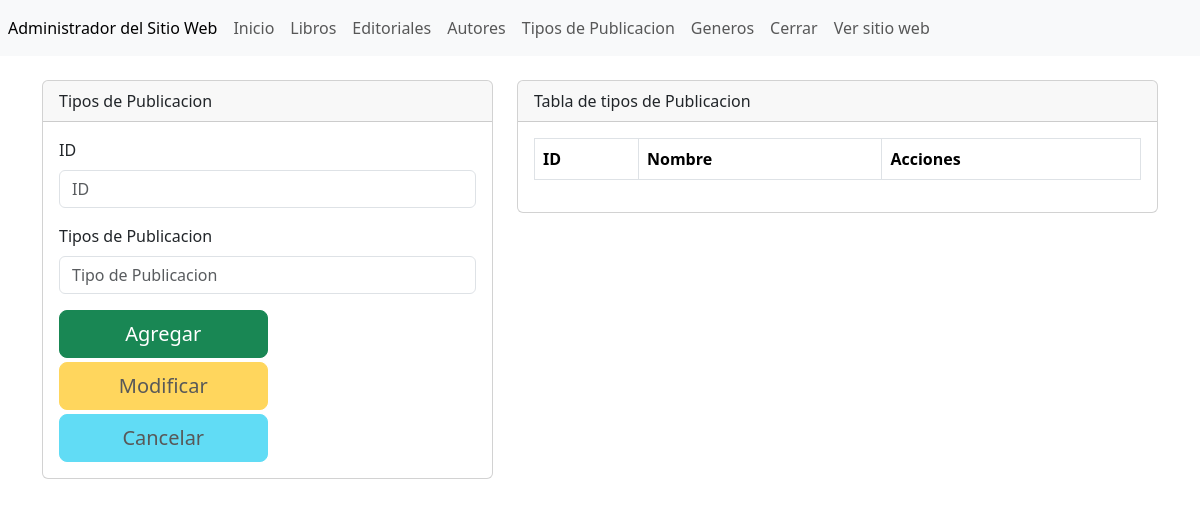
The page /administrador/seccion/tipos.php (signed in) on the database as committed earlier.
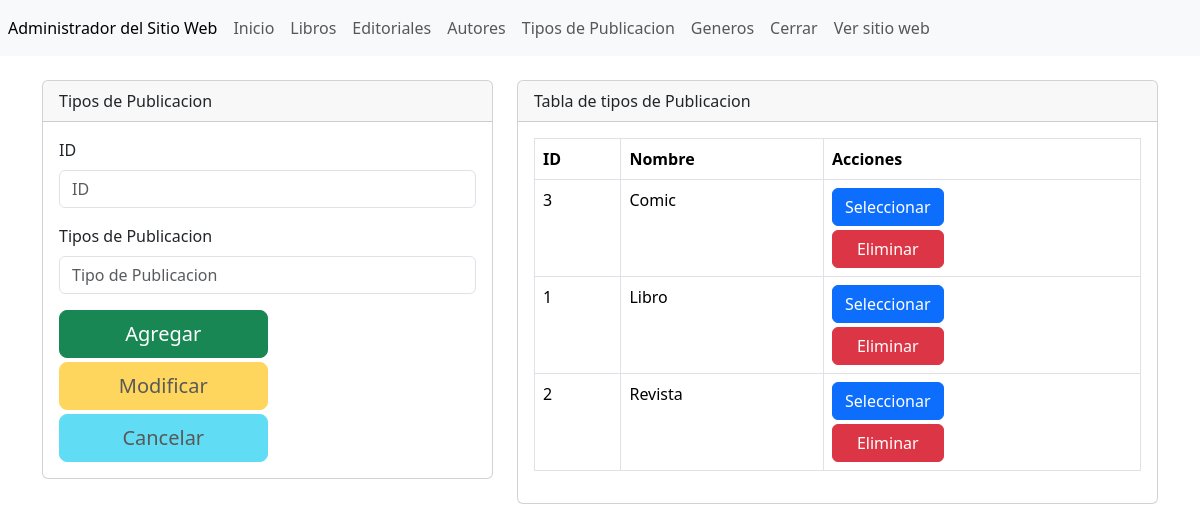
The same page on the database as committed later.
### tables this page shows
CREATE TABLE IF NOT EXISTS `tipopublicacion` (
  `id` int(11) NOT NULL AUTO_INCREMENT,
  `nombreTipo` varchar(255) NOT NULL,
  PRIMARY KEY (`id`),
  UNIQUE KEY `nombreTipo` (`nombreTipo`)
);

### administrador/seccion/tipos.php (the view, shortened to what this page needs)
<?php include ('../template/cabecera.php'); ?>
<?php
$txtID = (isset($_POST['txtID'])) ? $_POST['txtID'] : "";
$txtNombre = (isset($_POST['txtNombre'])) ? $_POST['txtNombre'] : "";
$accion = (isset($_POST['accion'])) ? $_POST['accion'] : "";
include ('../config/bd.php');
$sentenciaSQL = $conexion->prepare("SELECT * FROM tipopublicacion ORDER BY nombreTipo");
$sentenciaSQL->execute();
$listaAutores = $sentenciaSQL->fetchAll(PDO::FETCH_ASSOC);
?>
<div class="col-md-5">
    <div class="card">
        <div class="card-header">Tipos de Publicacion</div>
        <div class="card-body">
            <form action="" method="post">
                <div class="mb-3">
                    <label for="exampleFormControlInput1" class="form-label">ID</label>
                    <input type="text" required readonly class="form-control" name="txtID" id="txtID" placeholder="ID"
                        value="<?php echo $txtID; ?>">
                </div>
                <div class="mb-3">
                    <label for="exampleFormControlInput1" class="form-label">Tipos de Publicacion</label>
                    <input type="text" required class="form-control" name="txtNombre" id="txtNombre"
                        value="<?php echo $txtNombre; ?>" placeholder="Tipo de Publicacion">
                </div>
                <div class="d-grid gap-1 col-6">
                    <button class="btn btn-success btn-lg" <?php echo ($accion == "Seleccionar") ? "disabled" : "" ?>
                        name="accion" value="Agregar" type="submit">Agregar</button>
                    <button class="btn btn-warning btn-lg" <?php echo ($accion != "Seleccionar") ? "disabled" : "" ?>
                        name="accion" value="Modificar" type="submit">Modificar</button>
                    <button class="btn btn-info btn-lg" <?php echo ($accion != "Seleccionar") ? "disabled" : "" ?> name="accion"
                        value="Cancelar" type="submit">Cancelar</button>
                </div>
            </form>
        </div>
    </div>
    <br />
</div>
<div class="col-md-7">
    <div class="card">
        <div class="card-header">Tabla de tipos de Publicacion</div>
        <div class="card-body">
            <div class="table-responsive">
                <table class="table table-bordered">
                    <thead>
                        <tr>
                            <th scope="col">ID</th>
                            <th scope="col">Nombre</th>
                            <th scope="col">Acciones</th>
                        </tr>
                    </thead>
                    <tbody>
                        <?php foreach ($listaAutores as $autores) { ?>
                            <tr>
                                <td><?php echo $autores['id'] ?></td>
                                <td><?php echo $autores['nombreTipo'] ?></td>
                                <td>
                                    <form method="post">
                                        <div class="d-grid gap-1 col-4" role="group" aria-label="Button group name">
                                            <input type="submit" name="accion" value="Seleccionar"
                                                class="btn btn-primary" />
                                            <input type="submit" name="accion" value="Eliminar" class="btn btn-danger" />
                                        </div>
                                    </form>
                                </td>
                            </tr>
                        <?php } ?>
                    </tbody>
                </table>
            </div>
        </div>
    </div>
</div>
<?php include ('../template/pie.php'); ?>

Rows that differ between the two databases and show on the page:
added tipopublicacion: id "3", nombreTipo "Comic"
added tipopublicacion: id "1", nombreTipo "Libro"
added tipopublicacion: id "2", nombreTipo "Revista"
